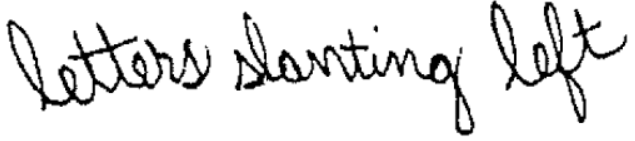
#> input picture images/Capture.PNG, 635 x 141 px
$ jupyter execute --allow-errors 3Combined_Slant_and_Lines_and_words.ipynb   (shell and % lines are left out)
#> lines starting #> are read from the running program, lines starting #| are printed output that depends on the picture; after the words box and inside, x2 and y2 are one past the last pixel; in counts of white or black regions, pixels touching at a corner belong together
[cell 1]
import numpy as np
import cv2
import math
import matplotlib.pyplot as plt

[cell 2]
# Functions to print the images
def myImPrt(img):
    tmp_img = cv2.cvtColor(img,cv2.COLOR_BGR2RGB)
    plt.imshow(tmp_img)

def myBWImPrt(img):
    plt.imshow(img,cmap='gray')

[cell 3]
# ref #https://www.pyimagesearch.com/2017/02/20/text-skew-correction-opencv-python/
def bilateralFilter(image, d, sig):
    image = cv2.bilateralFilter(image, d, sig, sig)
    return image

def threshold(image, t):
    image = cv2.cvtColor(image, cv2.COLOR_BGR2GRAY)
    ret, image = cv2.threshold(image, t, 255, cv2.THRESH_BINARY_INV)
#     ret, image = cv2.threshold(image, t, 255, cv2.THRESH_BINARY)
    return image

[cell 4]
image = cv2.imread('images/Capture.PNG')
#> image is the input picture: shape (141, 635, 3); min 0, max 255, mean 229
# cv2.imshow('image',image)
myImPrt(image)

[cell 5]
TOP_MARGIN = 0.0
LETTER_SIZE = 0.00001
LINE_SPACING = 0.0
WORD_SPACING = 0.0

[cell 6]
#function to calculate horizontal projection of the image pixel rows and return it
def horizontalProjection(img):
    # Return a list containing the sum of the pixels in each row
    (h, w) = img.shape[:2]
    sumRows = []
    for j in range(h):
        row = img[j:j+1, 0:w] # y1:y2, x1:x2
        sumRows.append(np.sum(row))
    return sumRows

[cell 7]
''' function to calculate vertical projection of the image pixel columns and return it '''
def verticalProjection(img):
    # Return a list containing the sum of the pixels in each column
    (h, w) = img.shape[:2]
    sumCols = []
    for j in range(w):
        col = img[0:h, j:j+1] # y1:y2, x1:x2
        sumCols.append(np.sum(col))
    return sumCols

[cell 8]
img = image.copy()

[cell 9]
filtered = bilateralFilter(img, 5, 50)

thresh = threshold(filtered, 127)
#> in threshold, `ret, image = cv2.threshold(image, t, 255, cv2.THRESH_BINARY_INV)`:
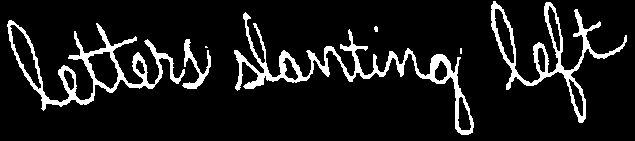
#> image: shape (141, 635); 10.1% white; 7 white regions (2 under 20 px), largest, box (x1, y1, x2, y2) and area: (234, 12, 474, 135) 3383, (7, 20, 185, 111) 2794, (491, 1, 627, 123) 2411, (182, 39, 211, 89) 436, (374, 26, 378, 32) 20
#> in threshold, `ret, image = cv2.threshold(image, t, 255, cv2.THRESH_BINARY_INV)`: ret = 127

# extract a python list containing values of the horizontal projection of the image into 'hp'
hpList = horizontalProjection(thresh)
#> after the loop in horizontalProjection, `for j in range(h):`: sumRows = 141 values, max 49215 at index 57, min 0 at index 0, mean 16386.9
#> hpList has the same summary as sumRows in horizontalProjection

# Extracting 'Top Margin' feature.
topMarginCount = 0
for sum in hpList:
    # sum can be strictly 0 as well.
    if(sum<=255):
        topMarginCount += 1
    else:
        break
#> this loop made 2 passes
#> topMarginCount on pass 1: 1
#> after the loop, topMarginCount = 1

[cell 10]
plt.imshow(thresh,cmap='gray')

[cell 11]
lineTop = 0
lineBottom = 0
spaceTop = 0
spaceBottom = 0
setLineTop = True
setSpaceTop = True
includeNextSpace = True
space_zero = [] # stores the amount of space between lines
lines = [] # a 2D list storing the vertical start index and end index of each contour

[cell 12]
# FIRST we extract the straightened contours from the image by looking at occurance of 0's in the horizontal projection.
# we are scanning the whole horizontal projection now
for i, sum in enumerate(hpList):
    # sum being 0 means blank space
    if(sum<3000):
        if(setSpaceTop):
            spaceTop = i;
            setSpaceTop = False # spaceTop will be set once for each start of a space between lines
        spaceBottom = i+1;

        if(i<len(hpList)-1): # this condition is necessary to avoid array index out of bound error
            if(hpList[i+1]<3000): # if the next horizontal projectin is 0, keep on counting, it's still in blank space
                continue
        # we are using this condition if the previous contour is very thin and possibly not a line
        if(includeNextSpace):
            space_zero.append(spaceBottom-spaceTop)
        else:
            if (len(space_zero)==0):
                previous = 0
            else:
                previous = space_zero.pop()
            space_zero.append(previous + spaceBottom-lineTop)
        setSpaceTop = True # next time we encounter 0, it's begining of another space so we set new spaceTop

    # sum greater than 0 means contour
    if(sum>3000):
        if(setLineTop):
            lineTop = i
            setLineTop = False # lineTop will be set once for each start of a new line/contour
        lineBottom = i+1

        if(i<len(hpList)-1): # this condition is necessary to avoid array index out of bound error
            if(hpList[i+1]>3000): # if the next horizontal projectin is > 0, keep on counting, it's still in contour
                continue

            # if the line/contour is too thin <10 pixels (arbitrary) in height, we ignore it.
            # Also, we add the space following this and this contour itself to the previous space to form a bigger space: spaceBottom-lineTop.
            if(lineBottom-lineTop<20):
                includeNextSpace = False
                setLineTop = True # next time we encounter value > 0, it's begining of another line/contour so we set new lineTop
                continue
        includeNextSpace = True # the line/contour is accepted, new space following it will be accepted

        # append the top and bottom horizontal indices of the line/contour in 'lines'
        lines.append([lineTop, lineBottom])
        setLineTop = True # next time we encounter value > 0, it's begining of another line/contour so we set new lineTop
#> this loop made 141 passes
#> (sum, spaceTop, setSpaceTop) on pass 1: (0, 0, False)
#> after the loop, lineTop = 130; lines = [[4, 123]]; spaceTop = 133; space_zero = [4, 18]

[cell 13]
# Printing the values we found so far.
for i, line in enumerate(lines):
    print()
    print (i)
    print (line[0])
    print (line[1])
    print (len(hpList[line[0]:line[1]]))
    print (hpList[line[0]:line[1]])
#> this loop made 1 pass
#> (printed output is left out)

[cell 14]
# for i, line in enumerate(lines):
#     cv2.imshow("line "+str(i), img[line[0]:line[1], : ])
# cv2.waitKey(0)

[cell 15]
# LINE SPACING and LETTER SIZE will be extracted here
# We will count the total number of pixel rows containing upper and lower zones of the lines
# and add the space_zero/runs of 0's(excluding first and last of the list ) to it.
# We will count the total number of pixel rows containing midzones of the lines for letter size.
# For this, we set an arbitrary (yet suitable!) threshold THRESHOLD = 15000 in
# horizontal projection to identify the midzone containing rows.
# These two total numbers will be divided by number of lines (having at least one row>THRESHOLD)
# to find average line spacing and average letter size.
THRESHOLD = 15000
new_space_row_count = 0
total_row_count = 0
total_lines_count = 0
flag = False
for i, line in enumerate(lines):
    segment = hpList[line[0]:line[1]]
    for j, sum in enumerate(segment):
        if(sum<THRESHOLD):
            new_space_row_count += 1
        else:
            total_row_count += 1
            flag = True

    # This line has contributed at least one count of pixel row of midzone
    if(flag):
        total_lines_count += 1
        flag = False
#> this loop made 1 pass
#> (line, total_lines_count, flag) on pass 1: ([4, 123], 1, False)
#> after the loop, new_space_row_count = 69; total_lines_count = 1; total_row_count = 50

[cell 16]
# error prevention
if(total_lines_count == 0): total_lines_count = 1

total_space_row_count = new_space_row_count + np.sum(space_zero[1:-1]) #excluding first and last entries: Top and Bottom margins
#> total_space_row_count = 69
# the number of spaces is 1 less than number of lines but total_space_row_count contains the top and bottom spaces of the line
average_line_spacing = float(total_space_row_count) / total_lines_count
#> average_line_spacing = 69
average_letter_size = float(total_row_count) / total_lines_count
#> average_letter_size = 50
# letter size is actually height of the letter and we are not considering width
LETTER_SIZE = average_letter_size
#> LETTER_SIZE = 50
# error prevention
if(average_letter_size == 0): average_letter_size = 1
# We can't just take the average_line_spacing as a feature directly. We must take the average_line_spacing relative to average_letter_size.
# Let's take the ratio of average_line_spacing to average_letter_size as the LINE SPACING, which is perspective to average_letter_size.
relative_line_spacing = average_line_spacing / average_letter_size
#> relative_line_spacing = 1.38
LINE_SPACING = relative_line_spacing
#> LINE_SPACING = 1.38

# Top marging is also taken relative to average letter size of the handwritting
# relative_top_margin = float(topMarginCount) / average_letter_size
# TOP_MARGIN = relative_top_margin

[cell 17]
print(space_zero)
#| [4, 18]
print(lines)
#| [[4, 123]]
print(total_row_count)
#| 50
print(total_space_row_count)
#| 69.0
print(len(hpList))
#| 141
print(total_lines_count)
#| 1
print(i)
#| 0
print("Average Line Spacing: "+ str(average_line_spacing))
#| Average Line Spacing: 69.0
print ("Average letter size: "+ str(average_letter_size))
#| Average letter size: 50.0
# print ("Top margin relative to average letter size: "+str(relative_top_margin))
print("Average line spacing relative to \naverage letter size: "+str(relative_line_spacing))
#| Average line spacing relative to
#| average letter size: 1.38

[cell 18]
myImPrt(image)

[cell 19]
# Extraction of words from the lines using vertical projection
# Width of the whole document is found once.
width = thresh.shape[1]
space_zero = [] # stores the amount of space between words
words = [] # a 2D list storing the coordinates of each word: y1, y2, x1, x2

[cell 20]
# Isolated words or components will be extacted from each line by looking at occurance of 0's in its vertical projection.
for i, line in enumerate(lines):
    extract = thresh[line[0]:line[1], 0:width] # y1:y2, x1:x2
    vp = verticalProjection(extract)
    wordStart = 0
    wordEnd = 0
    spaceStart = 0
    spaceEnd = 0
    setWordStart = True
    setSpaceStart = True
    includeNextSpace = False

#     spaces = []

    # we are scanning the vertical projection
    for j, sum in enumerate(vp):
        # sum being 0 means blank space
        if(sum==0):
            if(setSpaceStart):
                spaceStart = j
                setSpaceStart = False # spaceStart will be set once for each start of a space between lines
            spaceEnd = j+1
            if(j<len(vp)-1): # this condition is necessary to avoid array index out of bound error
                if(vp[j+1]==0): # if the next vertical projectin is 0, keep on counting, it's still in blank space
                    continue

            # we ignore spaces which is smaller than half the average letter size
            if((spaceEnd-spaceStart) > int(LETTER_SIZE/2)):
                space_zero.append(spaceEnd-spaceStart)
            else:
                includeNextSpace=True

            setSpaceStart = True # next time we encounter 0, it's begining of another space so we set new spaceStart

        # sum greater than 0 means word
        if(sum>0):
            if(setWordStart):
                wordStart = j
                setWordStart = False # wordStart will be set once for each start of a new word/component
            wordEnd = j+1
            if(j<len(vp)-1): # this condition is necessary to avoid array index out of bound error
                if(vp[j+1]>0): # if the next horizontal projectin is > 0, keep on counting, it's still in non-space zone
                    continue

            # append the coordinates of each word/component: y1, y2, x1, x2 in 'words'
            # we ignore the ones which has height smaller than half the average letter size
            # this will remove full stops and commas as an individual component
            count = 0
            for k in range(line[1]-line[0]):
                row = thresh[line[0]+k:line[0]+k+1, wordStart:wordEnd] # y1:y2, x1:x2
                if(np.sum(row)):
                    count += 1
                #U.S.A. special case not handelled
            if(count > int(LETTER_SIZE/2)):
                if(includeNextSpace):
                    includeNextSpace = False
                    if(len(words)!=0):
                        words[len(words)-1][3] = wordEnd
                else:
                    words.append([line[0], line[1], wordStart, wordEnd])

            setWordStart = True # next time we encounter value > 0, it's begining of another word/component so we set new wordStart
#> this loop made 1 pass
#> (line, h in verticalProjection, w in verticalProjection) on pass 1: ([4, 123], 119, 635)
#> pass 1, `extract = thresh[line[0]:line[1], 0:width]`:
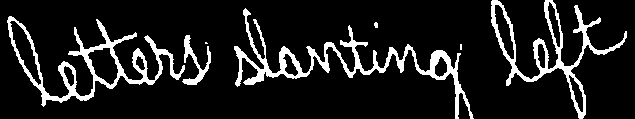
#> extract: shape (119, 635); 11.8% white; 7 white regions (2 under 20 px), largest, box (x1, y1, x2, y2) and area: (234, 8, 474, 119) 3262, (7, 16, 185, 107) 2794, (491, 0, 627, 119) 2389, (182, 35, 211, 85) 436, (374, 22, 378, 28) 20
#> after the loop, space_zero = []; words = []

#     space_zero.extend(spaces[1:-1])

[cell 21]
# # cv2.imshow("word "+str(i), thresh[words[0][0]:words[0][1], words[0][2]:words[0][3]])
# # print("Words count is: ")
# # print(len(words))
# word = words[15]
# myBWImPrt(image[word[0]:word[1], word[2]:word[3]])
# # myBWImPrt(thresh)

[cell 22]
myImPrt(image)

[cell 23]
#print space_zero
space_columns = np.sum(space_zero)
#> space_columns = 0
space_count = len(space_zero)
#> space_count = 0
if(space_count == 0):
    space_count = 1
average_word_spacing = float(space_columns) / space_count
#> average_word_spacing = 0
relative_word_spacing = average_word_spacing / LETTER_SIZE
#> relative_word_spacing = 0
WORD_SPACING = relative_word_spacing
#> WORD_SPACING = 0
#print "Average word spacing: "+str(average_word_spacing)
print ("Average word spacing relative to average letter size: "+str(relative_word_spacing))
#| Average word spacing relative to average letter size: 0.0

[cell 24]
###Slant
img = image.copy()

[cell 25]
# def extractSlant(img, words):

SLANT_ANGLE = 0.0
'''
0.01 radian = 0.5729578 degree :: I had to put this instead of 0.0 becuase there was a bug yeilding inacurate value which I could not figure out!
5 degree = 0.0872665 radian :: Hardly noticeable or a very little slant
15 degree = 0.261799 radian :: Easily noticeable or average slant
30 degree = 0.523599 radian :: Above average slant
45 degree = 0.785398 radian :: Extreme slant
'''
# We are checking for 9 different values of angle
theta = [-0.785398, -0.523599, -0.261799, -0.0872665, 0.01, 0.0872665, 0.261799, 0.523599, 0.785398]
#theta = [-0.785398, -0.523599, -0.436332, -0.349066, -0.261799, -0.174533, -0.0872665, 0, 0.0872665, 0.174533, 0.261799, 0.349066, 0.436332, 0.523599, 0.785398]

# Corresponding index of the biggest value in s_function will be the index of the most likely angle in 'theta'
s_function = [0.0] * 9
count_ = [0]*9

# apply bilateral filter
filtered = bilateralFilter(img, 5, 50)

# convert to grayscale and binarize the image by INVERTED binary thresholding
# it's better to clear unwanted dark areas at the document left edge and use a high threshold value to preserve more text pixels
thresh = threshold(filtered, 180)
#> call 2 of threshold, with t = 180
#> in threshold (call 2), `ret, image = cv2.threshold(image, t, 255, cv2.THRESH_BINARY_INV)`:
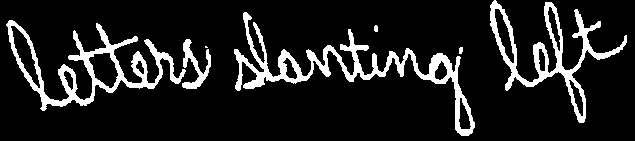
#> image: shape (141, 635); 12.4% white; 7 white regions (1 under 20 px), largest, box (x1, y1, x2, y2) and area: (234, 12, 475, 136) 4117, (6, 20, 186, 111) 3400, (490, 0, 627, 123) 2968, (182, 39, 211, 89) 538, (374, 25, 378, 32) 25, (459, 47, 463, 54) 25
#> in threshold (call 2), `ret, image = cv2.threshold(image, t, 255, cv2.THRESH_BINARY_INV)`: ret = 180
#cv2.imshow('thresh', lthresh)

# loop for each value of angle in theta
for i, angle in enumerate(theta):
    s_temp = 0.0 # overall sum of the functions of all the columns of all the words!
    count = 0 # just counting the number of columns considered to contain a vertical stroke and thus contributing to s_temp

    #loop for each word
    for j, word in enumerate(words):
        original = thresh[word[0]:word[1], word[2]:word[3]] # y1:y2, x1:x2

        height = word[1]-word[0]
        width = word[3]-word[2]

        # the distance in pixel we will shift for affine transformation
        # it's divided by 2 because the uppermost point and the lowermost points are being equally shifted in opposite directions
        shift = (math.tan(angle) * height) / 2

        # the amount of extra space we need to add to the original image to preserve information
        # yes, this is adding more number of columns but the effect of this will be negligible
        pad_length = abs(int(shift))

        # create a new image that can perfectly hold the transformed and thus widened image
        blank_image = np.zeros((height,width+pad_length*2,3), np.uint8)
        new_image = cv2.cvtColor(blank_image, cv2.COLOR_BGR2GRAY)
        new_image[:, pad_length:width+pad_length] = original

        # points to consider for affine transformation
        (height, width) = new_image.shape[:2]
        x1 = width/2
        y1 = 0
        x2 = width/4
        y2 = height
        x3 = 3*width/4
        y3 = height

        pts1 = np.float32([[x1,y1],[x2,y2],[x3,y3]])
        pts2 = np.float32([[x1+shift,y1],[x2-shift,y2],[x3-shift,y3]])
        M = cv2.getAffineTransform(pts1,pts2)
        deslanted = cv2.warpAffine(new_image,M,(width,height))

        # find the vertical projection on the transformed image
        vp = verticalProjection(deslanted)

        # loop for each value of vertical projection, which is for each column in the word image
        for k, sum in enumerate(vp):
            # the columns is empty
            if(sum == 0):
                continue

            # this is the number of foreground pixels in the column being considered
            num_fgpixel = sum / 255

            # if number of foreground pixels is less than onethird of total pixels, it is not a vertical stroke so we can ignore
            if(num_fgpixel < int(height/3)):
                continue

            # the column itself is extracted, and flattened for easy operation
            column = deslanted[0:height, k:k+1]
            column = column.flatten()

            # now we are going to find the distance between topmost pixel and bottom-most pixel
            # l counts the number of empty pixels from top until and upto a foreground pixel is discovered
            for l, pixel in enumerate(column):
                if(pixel==0):
                    continue
                break
            # m counts the number of empty pixels from bottom until and upto a foreground pixel is discovered
            for m, pixel in enumerate(column[::-1]):
                if(pixel==0):
                    continue
                break

            # the distance is found as delta_y, I just followed the naming convention in the research paper I followed
            delta_y = height - (l+m)

            # please refer the research paper for more details of this function, anyway it's nothing tricky
            h_sq = (float(num_fgpixel)/delta_y)**2

            #We are multiplying by a factor of num_fgpixel/height to the above function to yeild better result
            # this will also somewhat negate the effect of adding more columns and different column counts in the transformed image of the same word
            h_wted = (h_sq * num_fgpixel) / height

            '''
            # just printi(ng
            if(j==0):
                print (column
                print (str(i)+' h_sq='+str(h_sq)+' h_wted='+str(h_wted)+' num_fgpixel='+str(num_fgpixel)+' delta_y='+str(delta_y)
            '''

            # add up the values from all the loops of ALL the columns of ALL the words in the image
            s_temp += h_wted

            count += 1

        '''
        if(j==0):
            #plt.subplot(),plt.imshow(deslanted),plt.title('Output '+str(i))
            #plt.show()
            cv2.imshow('Output '+str(i)+str(j), deslanted)
            #print (vp
            #print ('line '+str(i)+' '+str(s_temp)
            #print
(        '''

    s_function[i] = s_temp
    count_[i] = count
#> after the loop, count_ = [0, 0, 0, 0, 0, 0, 0, 0, 0]; s_function = [0, 0, 0, 0, 0, 0, 0, 0, 0]

# finding the largest value and corresponding index
max_value = 0.0
max_index = 4
for index, value in enumerate(s_function):
    #print (str(index)+" "+str(value)+" "+str(count_[index])
    if(value > max_value):
        max_value = value
        max_index = index
#> this loop made 9 passes
#> after the loop, max_index = 4; max_value = 0
# We will add another value 9 manually to indicate irregular slant behaviour.
# This will be seen as value 4 (no slant) but 2 corresponding angles of opposite sign will have very close values.
print(max_index)
#| 4
#> (the rest of this cell did not finish here and is left out)
